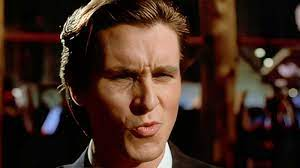
#> input picture src/task/convert_image/sigma.jpg, 300 x 168 px
$ python 1.py
#> lines starting #> are read from the running program, lines starting #| are printed output that depends on the picture
from PIL import Image
import numpy as np

pic = Image.open("convert_image/sigma.jpg").convert('RGB')
#> pic is the input picture: PIL image 300x168 RGB; mean R, G, B 63.3, 41.2, 31.7
pic.show()
pix = np.array(pic.getdata()).reshape(pic.size[1], pic.size[0], 3)
im = Image.fromarray(np.sum(pix*np.array([0.299, 0.587, 0.114]), axis=2).astype(np.uint8))
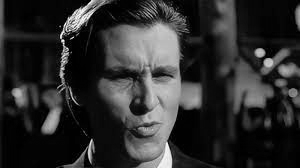
#> im: PIL image 300x168 L; min 0, max 252, mean 46.2
im.save('convert_image/converted_sigma.jpg')
